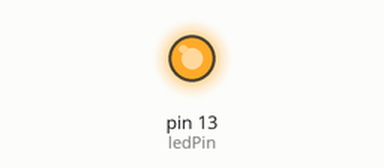
Simulated run of this sketch. Board: Arduino Uno, built with avr-gcc and run on an emulated ATmega328P. On the bench: output pins drawn as LEDs (lit = HIGH). At 5.6 s the program stops and its outputs stay as they are.

Above: at 0.1 s.
At 5.3 s:
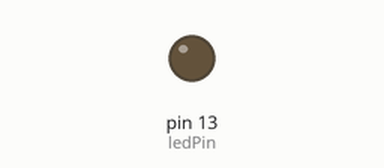
Timing chart, 0 to 6.8 s (numbered marks = the images above):
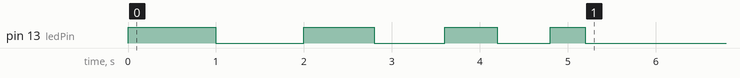

Measured:
- by itself, pin 13 (ledPin): LOW → HIGH at 0.00 s, → LOW 1.0 s later, → HIGH 1.0 s later, → LOW 0.80 s later, … (8 changes in this stretch)

The sketch:

percabangan.ino
```cpp
const int ledPin = 13;     // Menentukan pin LED pada pin digital 13
int timeDelay = 1000;     // Delay awal (LED berkedip lambat)

void setup() {
  pinMode(ledPin, OUTPUT);   // Mengatur pin LED sebagai output
}

void loop() {
  // Menyalakan LED
  digitalWrite(ledPin, HIGH);
  delay(timeDelay);           // Menunggu sesuai nilai delay (LED ON)

  // Mematikan LED
  digitalWrite(ledPin, LOW);
  delay(timeDelay);           // Menunggu sesuai nilai delay (LED OFF)

  // Percabangan untuk mengatur perubahan kecepatan LED
  if (timeDelay <= 200) {
    // Jika delay sudah sangat kecil (LED sangat cepat)
    timeDelay = 500;
    // Ubah menjadi kecepatan sedang

  } else if (timeDelay <= 500) {
    // Jika delay berada pada kecepatan sedang
    timeDelay = 0;
    // Ubah menjadi mati (tidak berkedip)

  } else {
    // Jika LED masih dalam kondisi lambat
    timeDelay -= 200;
    // Kurangi delay agar LED semakin cepat
  }

  // Kondisi untuk menghentikan program
  if (timeDelay == 0) {
    digitalWrite(ledPin, LOW); // Pastikan LED benar-benar mati
    while(true);               // Menghentikan program secara permanen
  }
}
```
